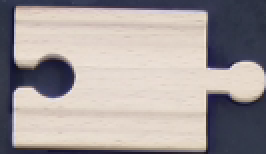
#> input picture templates/template_static_straight.png, 133 x 77 px (shown 2 times larger)
$ python template_matching.py   (older library calls are emulated)
#> lines starting #> are read from the running program, lines starting #| are printed output that depends on the picture
#import modules
# import cv2
from cv2 import cv2
import numpy as np
from matplotlib import pyplot as plt
import math

# [8 lines of commented-out code are left out]

"""
#template matching function determines the type of static tray
def trayType(img_bgr, img_template_straight, img_template_left, img_template_right, show = False):

    foundTemplate = False

    # TODO: NEED TO ACCOUNT FOR A BLANK TRAY

    img_rgb = cv2.cvtColor(img_bgr, cv2.COLOR_BGR2RGB)
    img_gray = cv2.cvtColor(img_bgr, cv2.COLOR_BGR2GRAY)

    temp_h, temp_w = img_template.shape[:2]
    #print(temp_w, temp_h)

    temp_ratio = temp_w / temp_h
    if temp_ratio < 1.9:
        threshold = 0.9
    else:
        threshold = 0.9

    res = cv2.matchTemplate(img_gray,img_template,cv2.TM_CCOEFF_NORMED)
    #threshold = 0.95
    loc = np.where( res >= threshold)

    loc_arr = []
    pt_list = []

    for pt in zip(*loc[::-1]):
        loc_arr.append(pt)

    if(loc_arr == []):
        foundTemplate = False
    else:
        foundTemplate = True

    if(foundTemplate):

        pt_list = [loc_arr[0]]
        for loc in loc_arr:
            dist_list = []
            for pt in pt_list:
                dist = math.hypot(loc[0] - pt[0], loc[1] - pt[1])
                dist_list.append(dist)
            dist_array = np.array(dist_list)
            if ((dist_array >= temp_h/2).sum() == dist_array.size).astype(np.int):
                pt_list.append(loc)

        #print(pt_list)

        if(show):
            for pt in pt_list:
                cv2.rectangle(img_rgb, pt, (pt[0] + temp_w, pt[1] + temp_h), (0,0,255), 2)

            ds=7
            plt.figure(figsize = (ds,ds))
            plt.imshow(img_rgb)
            plt.title('Templates found')
            plt.axis('off')
            plt.show()

    return pt_list , foundTemplate
"""

#template matching function returns list of matched locations
def templateMatching(img_bgr, img_template,show = False):

    foundTemplate = False

    # TODO: NEED TO ACCOUNT FOR A BLANK TRAY

    img_rgb = cv2.cvtColor(img_bgr, cv2.COLOR_BGR2RGB)
    img_gray = cv2.cvtColor(img_bgr, cv2.COLOR_BGR2GRAY)

    temp_h, temp_w = img_template.shape[:2]
    #print(temp_w, temp_h)

    temp_ratio = temp_w / temp_h
    if temp_ratio < 1.9:
        threshold = 0.9
    else:
        threshold = 0.9

    res = cv2.matchTemplate(img_gray,img_template,cv2.TM_CCOEFF_NORMED)
    #threshold = 0.95
    loc = np.where( res >= threshold)

    loc_arr = []
    pt_list = []

    for pt in zip(*loc[::-1]):
        loc_arr.append(pt)

    if(loc_arr == []):
        foundTemplate = False
    else:
        foundTemplate = True

    if(foundTemplate):

        pt_list = [loc_arr[0]]
        for loc in loc_arr:
            dist_list = []
            for pt in pt_list:
                dist = math.hypot(loc[0] - pt[0], loc[1] - pt[1])
                dist_list.append(dist)
            dist_array = np.array(dist_list)
            if ((dist_array >= temp_h/2).sum() == dist_array.size).astype(np.int):
                pt_list.append(loc)

        #print(pt_list)

        if(show):
            for pt in pt_list:
                cv2.rectangle(img_rgb, pt, (pt[0] + temp_w, pt[1] + temp_h), (0,0,255), 2)

            ds=7
            plt.figure(figsize = (ds,ds))
            plt.imshow(img_rgb)
            plt.title('Templates found')
            plt.axis('off')
            plt.show()

    return pt_list , foundTemplate

#image cropping function crops image to matched template locations
# Returns the cropped image to be used by contouring
def imageCropping(img_bgr, img_template, match_list, show = False):

    temp_h, temp_w = img_template.shape[:2]
    img_h, img_w = img_bgr.shape[:2]

    temp_ratio = temp_w / temp_h
    if temp_ratio < 1.9:
        total_temp_w = temp_w * 1.378
        total_temp_h = temp_h * 1.351
    else:
        total_temp_w = temp_w * 1.097
        total_temp_h = temp_h * 1.205

    x_list = []
    y_list = []
    for match in match_list:
        x_list.append(match[0])
        y_list.append(match[1])

    #print(x_list, y_list)

    x_min = min(x_list)
    y_min = min(y_list)
    x_max = max(x_list)
    y_max = max(y_list)

    #print(x_min, y_min, x_max, y_max)

    if x_min < img_w*0.25:
        sub_x = 0
    elif x_min < img_w*0.5:
        sub_x = 1
    else:
        sub_x = 2

    if y_min < img_h*0.208:
        sub_y = 0
    elif y_min < img_h*0.417:
        sub_y = 1
    elif y_min < img_h*0.625:
        sub_y = 2
    else:
        sub_y = 3

    if x_max > img_w*0.5:
        add_x = 0
    elif x_max > img_w*0.25:
        add_x = 1
    else:
        add_x = 2

    if y_max > img_h*0.625:
        add_y = 0
    elif y_max > img_h*0.417:
        add_y = 1
    elif y_max > img_h*0.208:
        add_y = 2
    else:
        add_y = 3

    x_min = int(x_min - sub_x*total_temp_w - 5)
    y_min = int(y_min - sub_y*total_temp_h - 5)
    x_max = int(x_max + add_x*total_temp_w + temp_w + 5)
    y_max = int(y_max + add_y*total_temp_h + temp_h + 5)

    #print(x_min, y_min, x_max, y_max)

    if x_min < 0:
        x_min = 0
    if y_min < 0:
        y_min = 0
    if x_max > img_w:
        x_max = img_w
    if y_max > img_h:
        y_max = img_h

    img_crop = img_bgr[y_min:y_max, x_min:x_max]

    # TODO: come back to this
    # cv2.imwrite('img_crop.png',img_crop)

    # Change from bgr to rgb for matplot lib
    img_crop_rgb = cv2.cvtColor(img_crop, cv2.COLOR_BGR2RGB)

    if(show):
        ds=7
        plt.figure(figsize = (ds,ds))
        plt.imshow(img_crop_rgb)
        plt.axis('off')
        plt.title('Cropped image')
        plt.show()

    # Return the cropped image to be used in the next function
    return img_crop


if __name__ == "__main__":


    templateLocation = '../templates/template_static_straight.png'
    img_template = cv2.imread(templateLocation,0)
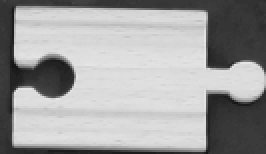
#> img_template: shape (77, 133) (shown 2 times larger); min 21, max 230, mean 159.4

    for i in range(2):
        # Getting the image to test on
        print(i)
        imageLocation = 'Dock Images/straight/group4/opencv_frame_{0}.png'.format(i)
        img_bgr = cv2.imread(imageLocation)
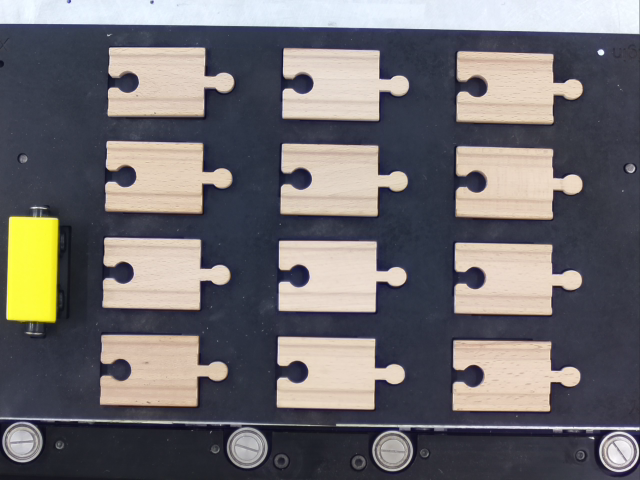
#> input picture TemplateMatching/Dock Images/straight/group4/opencv_frame_0.png, 640 x 480 px
#> img_bgr is the input picture: shape (480, 640, 3); mean B, G, R 111.3, 108.9, 111.9

        # Carry out template matching on the image
        # TODO: how do we know which template to use?
        match_list, foundTemplate = templateMatching(img_bgr, img_template,show=True)
#> in templateMatching, `img_gray = cv2.cvtColor(img_bgr, cv2.COLOR_BGR2GRAY)`:
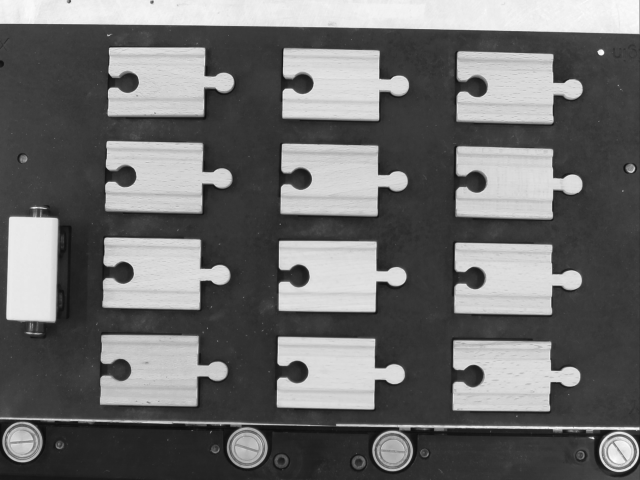
#> img_gray: shape (480, 640); min 13, max 254, mean 110.1
#> in templateMatching, `res = cv2.matchTemplate(img_gray,img_template,cv2.TM_CCOEFF_NORMED)`:
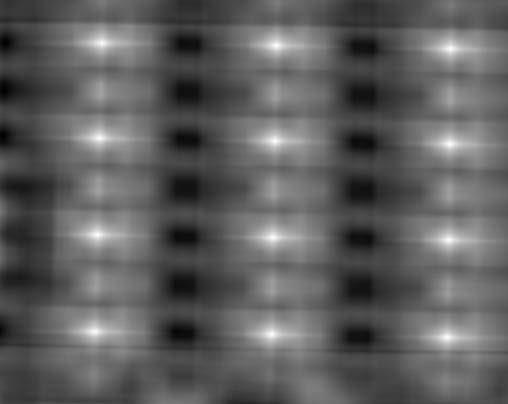
#> res: shape (404, 508) float32; min -0.605, max 1, mean -0.00638; drawn with min black and max white
#> in templateMatching, `loc = np.where( res >= threshold)`: loc = 189 positions, rows 41 to 338, columns 92 to 452
#> the loop in templateMatching, `for pt in zip(*loc[::-1]):` made 189 passes
#> pt on passes 1 to 3: (101, 41), (102, 41), (100, 42)
#> after the loop in templateMatching, `for pt in zip(*loc[::-1]):`: loc_arr = 189 pairs, first value 92 to 452, second value 41 to 338
#> in templateMatching, `pt_list = [loc_arr[0]]`: pt_list = [(101, 41)]
#> the loop in templateMatching, `for loc in loc_arr:` made 189 passes
#> (loc, dist_array) on passes 1 to 3: ((101, 41), [0]), ((102, 41), [1]), ((100, 42), [1.41])
#> after the loop in templateMatching, `for loc in loc_arr:`: pt_list = [(101, 41), (276, 43), (449, 47), (98, 136), (273, 139), (448, 142), (95, 233), (271, 236), (448, 238), (92, 330), (271, 332), (447, 335)]
#> the loop in templateMatching, `for pt in pt_list:` made 12 passes
#> after the loop in templateMatching, `for pt in pt_list:`:
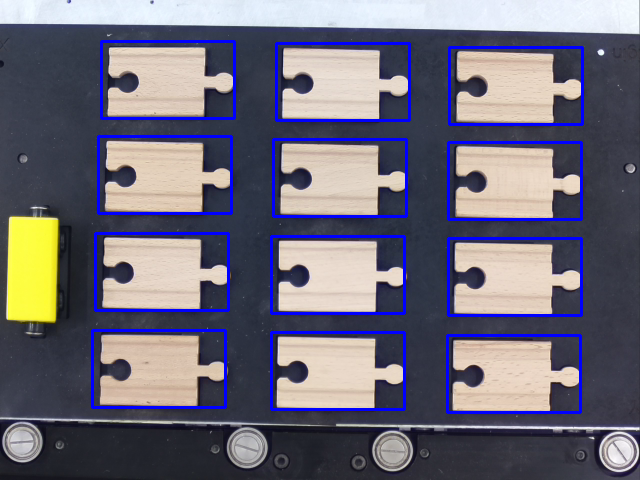
#> img_rgb: shape (480, 640, 3); mean R, G, B 109.2, 106.2, 120.4
#> match_list has the same summary as pt_list in templateMatching; foundTemplate = True

        if(foundTemplate):

            print(match_list)
#| [(101, 41), (276, 43), (449, 47), (98, 136), (273, 139), (448, 142), (95, 233), (271, 236), (448, 238), (92, 330), (271, 332), (447, 335)]

            # Use the templates to crop the image
            img_crop_bgr = imageCropping(img_bgr, img_template, match_list,show=True)
#> the loop in imageCropping, `for match in match_list:` made 12 passes
#> after the loop in imageCropping, `for match in match_list:`: x_list = [101, 276, 449, 98, 273, 448, 95, 271, 448, 92, 271, 447]; y_list = [41, 43, 47, 136, 139, 142, 233, 236, 238, 330, 332, 335]
#> in imageCropping, `x_min = min(x_list)`: x_min = 92
#> in imageCropping, `y_min = min(y_list)`: y_min = 41
#> in imageCropping, `x_max = max(x_list)`: x_max = 449
#> in imageCropping, `y_max = max(y_list)`: y_max = 335
#> in imageCropping, `x_min = int(x_min - sub_x*total_temp_w - 5)`: x_min = 87
#> in imageCropping, `y_min = int(y_min - sub_y*total_temp_h - 5)`: y_min = 36
#> in imageCropping, `x_max = int(x_max + add_x*total_temp_w + temp_w + 5)`: x_max = 587
#> in imageCropping, `y_max = int(y_max + add_y*total_temp_h + temp_h + 5)`: y_max = 417
#> in imageCropping, `img_crop = img_bgr[y_min:y_max, x_min:x_max]`:
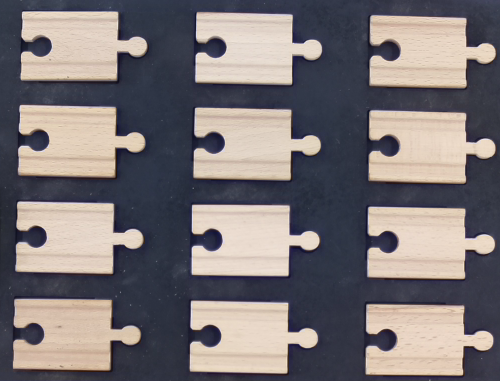
#> img_crop: shape (381, 500, 3); mean B, G, R 118.5, 116.7, 123.1
#> (the run stopped early here; a loop or call above may not have finished)
